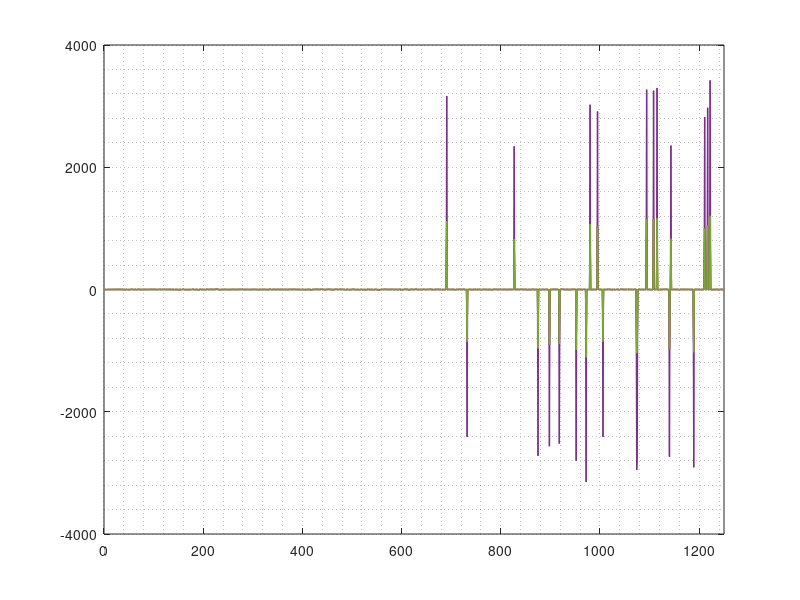

The MATLAB source for this figure: (Note: this script raises an error after producing the figure.)
clear; clc; close all;

load TDOA_data.mat

figure
plot(TOA_diff(:,1)*1000,'lineWidth',1);
hold on; grid minor; xlim([0 length(TOA_diff(:,1))]);
plot(TOA_diff(:,2)*1000,'lineWidth',1);
plot(TOA_diff(:,3)*1000,'lineWidth',1);
plot(TOA_diff(:,4)*1000,'lineWidth',1);
plot(TOA_diff(:,5)*1000,'lineWidth',1);
ax=gca;ax.FontSize=16;
title('Total error in timing measurement between 2 ground receiving stations','fontSize',24);
xlabel('Sample number (n)','fontSize',16);
ylabel('Time (ms)','fontSize',16);
legend('Address packet 1','Address packet 2','Address packet 3','Address packet 4','Telemetry packet','fontSize',12,'location','NorthEast');

TOA_mean = zeros(5,1);
TOA_StdDev = zeros(5,1);
TOA_abs_mean = zeros(5,1);
TOA_abs_StdDev = zeros(5,1);

for x=1:5
TOA_mean(x) = mean(TOA_diff(:,x));
TOA_abs_mean(x) = mean(abs(TOA_diff(:,x)));
TOA_StdDev(x) = std(TOA_diff(:,x));
TOA_abs_StdDev(x) = std(abs(TOA_diff(:,x)));
end

TOA_diff_no_spike = zeros(999,5);
count=1;

for i=1:length(TOA_diff)
    
    if (abs(TOA_diff(i,1)) < 0.05 )
        TOA_diff_no_spike(count,1)=TOA_diff(i,1);
        TOA_diff_no_spike(count,2)=TOA_diff(i,2);
        TOA_diff_no_spike(count,3)=TOA_diff(i,3);
        TOA_diff_no_spike(count,4)=TOA_diff(i,4);
        TOA_diff_no_spike(count,5)=TOA_diff(i,5);
        count=count+1;
    end
end

figure
plot(abs(TOA_diff_no_spike(:,1))*1000,'lineWidth',1);
hold on; grid minor; xlim([0 length(TOA_diff_no_spike(:,1))]);
plot(abs(TOA_diff_no_spike(:,2))*1000,'lineWidth',1);
plot(abs(TOA_diff_no_spike(:,3))*1000,'lineWidth',1);
plot(abs(TOA_diff_no_spike(:,4))*1000,'lineWidth',1);
plot(abs(TOA_diff_no_spike(:,5))*1000,'lineWidth',1);
ax=gca;ax.FontSize=16;
title('Absolute total error in timing measurement between 2 stations','fontSize',24);
xlabel('Sample number (n)','fontSize',16);
ylabel('Time (ms)','fontSize',16);
legend('Address packet 1','Address packet 2','Address packet 3','Address packet 4','Telemetry packet','fontSize',12,'location','SouthEast');

TOA_mean_NS = zeros(5,1);
TOA_StdDev_NS = zeros(5,1);
TOA_abs_mean_NS = zeros(5,1);
TOA_abs_StdDev_NS = zeros(5,1);

for x=1:5
TOA_mean_NS(x) = mean(TOA_diff_no_spike(:,x));
TOA_abs_mean_NS(x) = mean(abs(TOA_diff_no_spike(:,x)));
TOA_StdDev_NS(x) = std(TOA_diff_no_spike(:,x));
TOA_abs_StdDev_NS(x) = std(abs(TOA_diff_no_spike(:,x)));
end


for i=1:length(TOA_diff_no_spike)
average_time(i) = (abs(TOA_diff(i,1)) + abs(TOA_diff(i,2)) + abs(TOA_diff(i,3)) + abs(TOA_diff(i,4)) + abs(TOA_diff(i,5)))/5;
end

figure
plot(average_time*1000,'lineWidth',1);
hold on; grid minor; xlim([0 length(average_time)]);
ax=gca;ax.FontSize=16;
title('Averaged absolute error in timing measurement between 2 stations','fontSize',24);
xlabel('Sample number (n)','fontSize',16);
ylabel('Time (ms)','fontSize',16);


TOA_average_mean = mean(average_time)
TOA_average_StdDev = std(average_time)